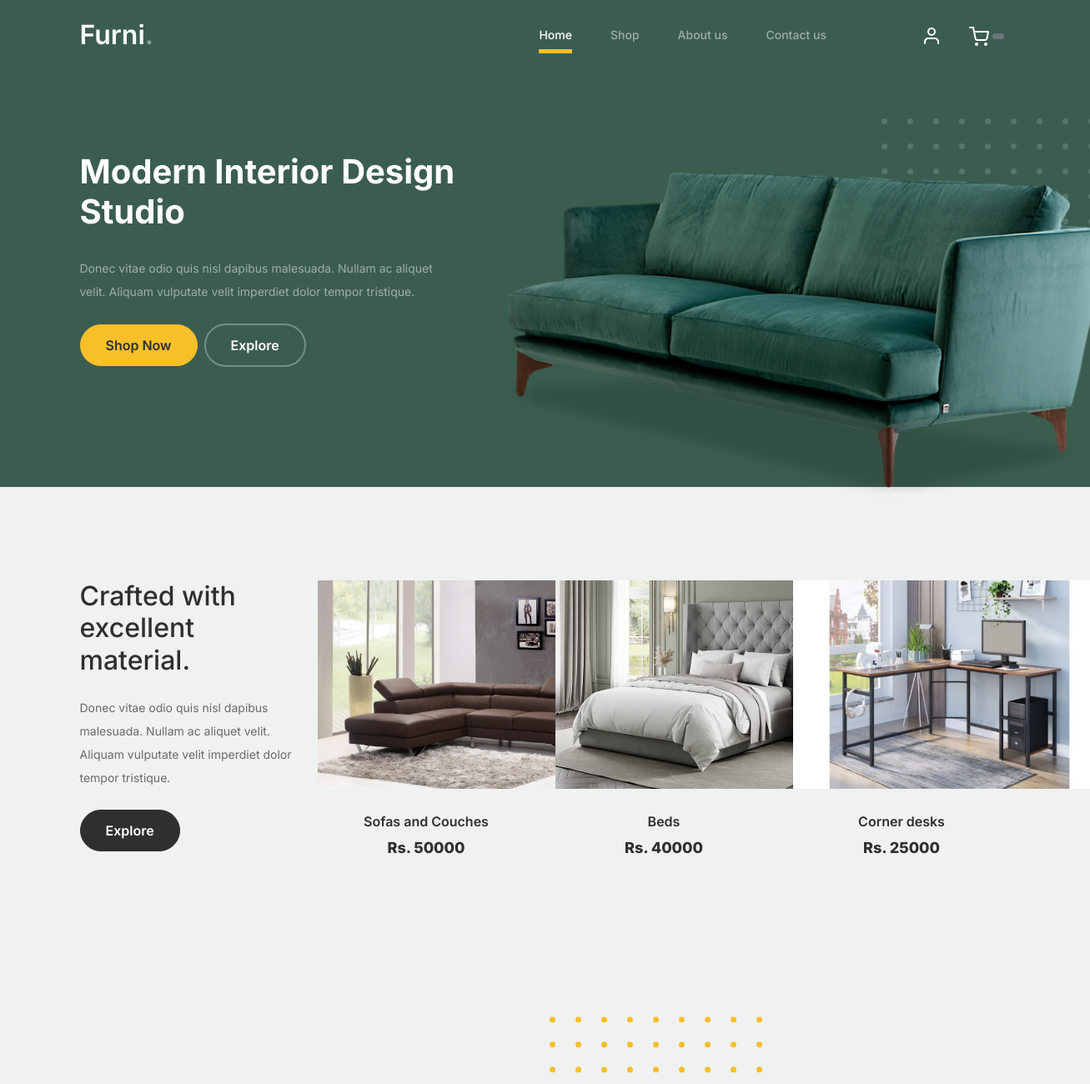
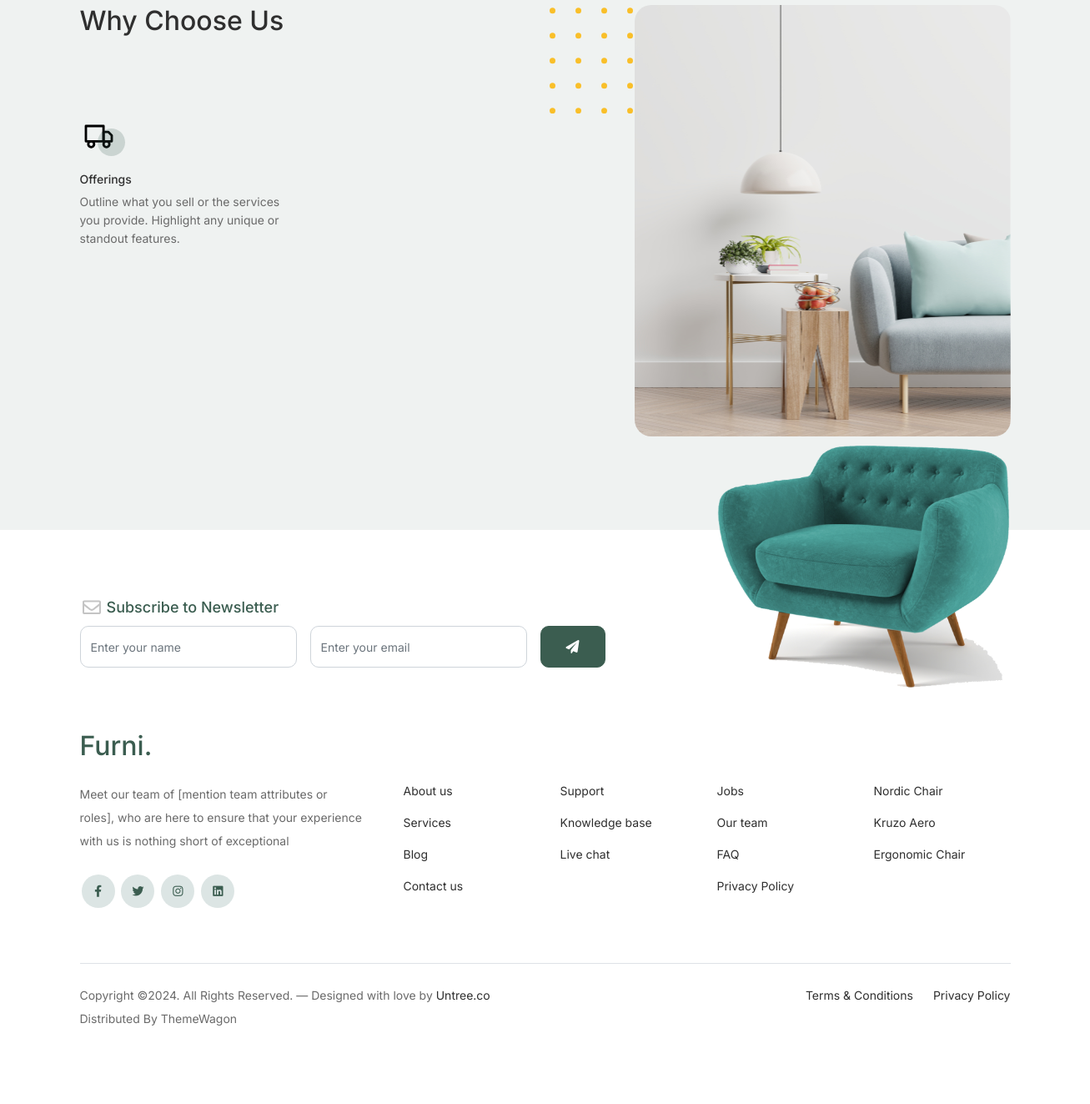
The page /User/index.php on the database its author committed (2 pictures, top to bottom).
### tables this page shows
CREATE TABLE `product` (
  `ID` int(11) NOT NULL,
  `Name` varchar(25) NOT NULL,
  `Price` bigint(20) NOT NULL,
  `Detail` varchar(250) NOT NULL,
  `Category` int(11) NOT NULL,
  `Product_Image` varchar(100) NOT NULL,
  `Record_Inserted_At` timestamp NOT NULL DEFAULT current_timestamp()
);

CREATE TABLE `about_us` (
  `ID` int(11) NOT NULL,
  `Title` varchar(25) NOT NULL,
  `Description` varchar(1000) NOT NULL,
  `Added_At` timestamp NOT NULL DEFAULT current_timestamp()
);

CREATE TABLE `website_info` (
  `ID` int(11) NOT NULL,
  `Name` varchar(25) NOT NULL,
  `Description` varchar(500) NOT NULL,
  `E-Mail` varchar(30) NOT NULL,
  `Phone Number` varchar(15) NOT NULL,
  `Address` varchar(50) NOT NULL,
  `Facebook Link` varchar(100) NOT NULL,
  `Insta Link` varchar(100) NOT NULL,
  `Timing` time NOT NULL,
  `Added_At` timestamp NOT NULL DEFAULT current_timestamp()
);

### User/index.php (the view, shortened to what this page needs)
<?php include("header.php") ?>
			<div class="hero">
				<div class="container">
					<div class="row justify-content-between">
						<div class="col-lg-5">
							<div class="intro-excerpt">
								<h1>Modern Interior <span clsas="d-block">Design Studio</span></h1>
								<p class="mb-4">Donec vitae odio quis nisl dapibus malesuada. Nullam ac aliquet velit. Aliquam vulputate velit imperdiet dolor tempor tristique.</p>
								<p><a href="" class="btn btn-secondary me-2">Shop Now</a><a href="#" class="btn btn-white-outline">Explore</a></p>
							</div>
						</div>
						<div class="col-lg-7">
							<div class="hero-img-wrap">
								<img src="images/couch.png" class="img-fluid">
							</div>
						</div>
					</div>
				</div>
			</div>
		<div class="product-section">
			<div class="container">
				<div class="row">
					<div class="col-md-12 col-lg-3 mb-5 mb-lg-0">
						<h2 class="mb-4 section-title">Crafted with excellent material.</h2>
						<p class="mb-4">Donec vitae odio quis nisl dapibus malesuada. Nullam ac aliquet velit. Aliquam vulputate velit imperdiet dolor tempor tristique. </p>
						<p><a href="shop.html" class="btn">Explore</a></p>
					</div>
					<?php
						$fetch_query = mysqli_query($conn, "select * from product limit 3");
						while ($d= mysqli_fetch_array($fetch_query))
					{ ?>
						<div class="col-12 col-md-4 col-lg-3 mb-5 mb-md-0">
						<a class="product-item" href="productdescription.php?">
							<img src="../Admin/<?php echo $d[5];  ?>" class="product-thumbnail" height="250">
							<h3 class="product-title"><?php echo $d[1];  ?></h3>
							<strong class="product-price">Rs. <?php echo $d[2];  ?></strong>
						</a>
					</div>
				<?php	}
					?>
				</div>
			</div>
		</div>
		<div class="why-choose-section">
			<div class="container">
				<div class="row justify-content-between">
					<div class="col-lg-6">
						<h2 class="section-title">Why Choose Us</h2>
						<div class="row my-5">
						<div class="row my-5"><?php
						 $query="SELECT * FROM about_us limit 4";
						 $result=mysqli_query($conn,$query);
						 while($data=mysqli_fetch_array($result)){
						echo "	<div class='col-6 col-md-6'>
							<div class='feature'>
								<div class='icon'>
									<img src='images/truck.svg' alt='Image' class='imf-fluid'>
								</div>
								<h3>$data[1]</h3>
								<p>$data[2]</p>
							</div>
						</div>
						";
						 }
						?>
							</div>
						</div>
					</div>
					<div class="col-lg-5">
						<div class="img-wrap">
							<img src="images/why-choose-us-img.jpg" alt="Image" class="img-fluid">
						</div>
					</div>
				</div>
			</div>
		</div>
		<?php include("footer.php") ?>

### User/footer.php (shortened to what this page needs)
<?php
	include("../connection.php");
$query="SELECT * FROM `website_info`";
$result=mysqli_query($conn,$query);
$data=mysqli_fetch_array($result);
?>
<footer class="footer-section">
			<div class="container relative">
				<div class="sofa-img">
					<img src="images/sofa.png" alt="Image" class="img-fluid">
				</div>
				<div class="row">
					<div class="col-lg-8">
						<div class="subscription-form">
							<h3 class="d-flex align-items-center"><span class="me-1"><img src="images/envelope-outline.svg" alt="Image" class="img-fluid"></span><span>Subscribe to Newsletter</span></h3>
							<form action="#" class="row g-3">
								<div class="col-auto">
									<input type="text" class="form-control" placeholder="Enter your name">
								</div>
								<div class="col-auto">
									<input type="email" class="form-control" placeholder="Enter your email">
								</div>
								<div class="col-auto">
									<button class="btn btn-primary">
										<span class="fa fa-paper-plane"></span>
									</button>
								</div>
							</form>
						</div>
					</div>
				</div>
				<div class="row g-5 mb-5">
					<div class="col-lg-4">
						<div class="mb-4 footer-logo-wrap"><a href="#" class="footer-logo"><?php echo "$data[1]"; ?><span>.</span></a></div>
						<p class="mb-4"><?php echo"$data[2]" ?></p>
						<ul class="list-unstyled custom-social">
							<li><a href="<?php echo"$data[6]" ?>"><span class="fa fa-brands fa-facebook-f"></span></a></li>
							<li><a href="#"><span class="fa fa-brands fa-twitter"></span></a></li>
							<li><a href="<?php echo"$data[7]" ?>"><span class="fa fa-brands fa-instagram"></span></a></li>
							<li><a href="#"><span class="fa fa-brands fa-linkedin"></span></a></li>
						</ul>
					</div>
					<div class="col-lg-8">
						<div class="row links-wrap">
							<div class="col-6 col-sm-6 col-md-3">
								<ul class="list-unstyled">
									<li><a href="about.php">About us</a></li>
									<li><a href="#">Services</a></li>
									<li><a href="#">Blog</a></li>
									<li><a href="contact.php">Contact us</a></li>
								</ul>
							</div>
							<div class="col-6 col-sm-6 col-md-3">
								<ul class="list-unstyled">
									<li><a href="#">Support</a></li>
									<li><a href="#">Knowledge base</a></li>
									<li><a href="#">Live chat</a></li>
								</ul>
							</div>
							<div class="col-6 col-sm-6 col-md-3">
								<ul class="list-unstyled">
									<li><a href="#">Jobs</a></li>
									<li><a href="#">Our team</a></li>
									<li><a href="FAQ.php">FAQ</a></li>
									<li><a href="privacypolicy.php">Privacy Policy</a></li>
								</ul>
							</div>
							<div class="col-6 col-sm-6 col-md-3">
								<ul class="list-unstyled">
									<li><a href="#">Nordic Chair</a></li>
									<li><a href="#">Kruzo Aero</a></li>
									<li><a href="#">Ergonomic Chair</a></li>
								</ul>
							</div>
						</div>
					</div>
				</div>
				<div class="border-top copyright">
					<div class="row pt-4">
						<div class="col-lg-6">
							<p class="mb-2 text-center text-lg-start">Copyright &copy;. All Rights Reserved. &mdash; Designed with love by <a href="https://untree.co">Untree.co</a> Distributed By <a hreff="https://themewagon.com">ThemeWagon</a>
            </p>
						</div>
						<div class="col-lg-6 text-center text-lg-end">
							<ul class="list-unstyled d-inline-flex ms-auto">
								<li class="me-4"><a href="#">Terms &amp; Conditions</a></li>
								<li><a href="#">Privacy Policy</a></li>
							</ul>
						</div>
					</div>
				</div>
			</div>
		</footer>
	</body>
</html>

### rows shown on the page
product: Product_Image (picture), Name "Sofas and Couches", Price "50000"
product: Product_Image (picture), Name "Beds", Price "40000"
product: Product_Image (picture), Name "Corner desks", Price "25000"
about_us: Title "Offerings", Description "Outline what you sell or the services you provide. Highlight any unique or standout features."
website_info: Name "Furni", Description "Meet our team of [mention team attributes or roles], who are here to ensure that your experience with us is nothing short of exceptional"
